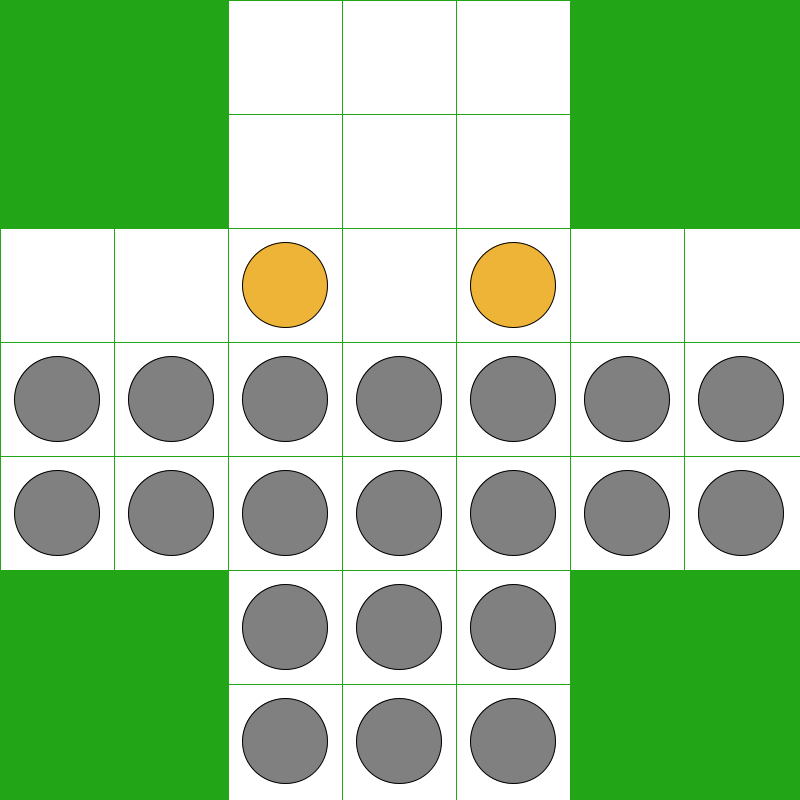
Frame 1 (no input)
Frame 60 (the mouse pressed at the canvas centre just before this capture): identical to frame 1, image omitted
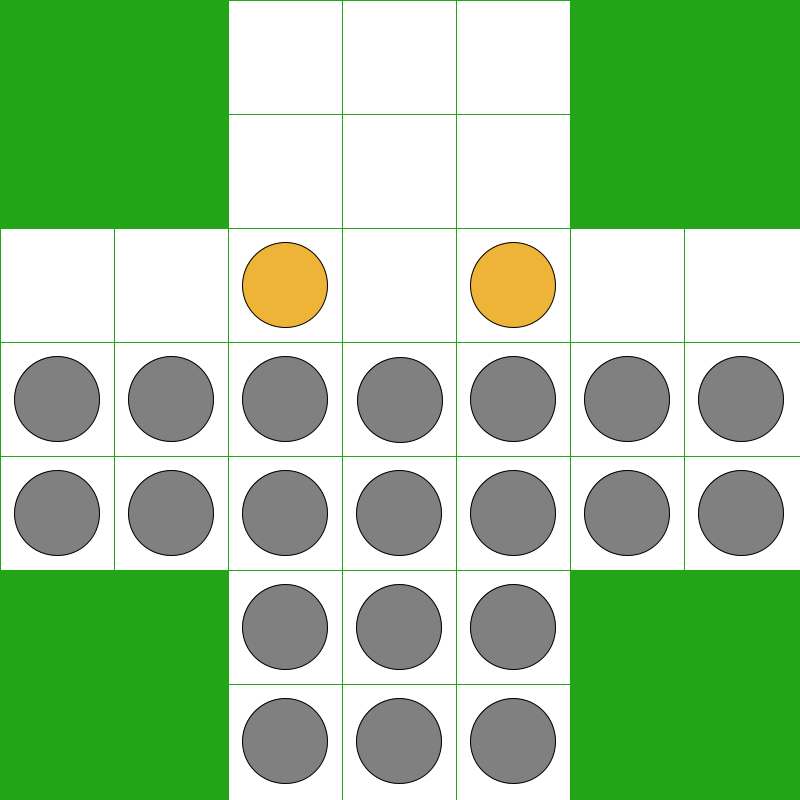
Frame 120 (the mouse held since frame 60 and released just before this capture)

The Processing sketch that drew these frames (run headless with seeded random() and noise(); from frame 60 on, the mouse is pressed at the canvas centre):

// Processing sketch: foxes_hens_game
// ── foxes_hens_game.pde
String[] b0 = {
  "  ...  ",
  "  ...  ",
  "..*.*..",
  "xxxxxxx",
  "xxxxxxx",
  "  xxx  ",
  "  xxx  "
};

int N = 7;
char[][] b = new char[N][N];

char SPC = ' ';
char EMP = '.';
char FOX = '*';
char HEN = 'x';

// цвета
int cGrass = #22A517;
int cFox = #EDB437;
int cHen = 128;

// размер клетки на доске
float step;

// диаметр фишки
float d;

// какая фишка сейчас выбрана?
// (-1 если никакая)
int xsel = -1;
int ysel = -1;

// позиция первой и второй лисы
int[] xf = new int[2];
int[] yf = new int[2];
int curFox = 0;

// координаты фишки, которую тянут
int xdrag, ydrag;

// возможный ход лисы с прыжками
class FoxJumps {

  // номер лисы
  int n;

  // последовательность прыжков в обратном порядке
  int[] m;

  FoxJumps(int n, int[] m) {
    this.n = n;
    this.m = m;
  }
}

// номер хода лисы который сейчас анимируем
int aninum = -1;

// ход лисы который сейчас анимируем
FoxJumps anijump;

// счетчик задержки анимации
int anidelay = 0;

void setup() {
  size(800, 800);
  step = width/7;
  d = step*0.75;

  // начальное заполнение доски
  for (int x=0; x<N; x++) {
    for (int y=0; y<N; y++) {
      b[x][y] = b0[y].charAt(x);

      // зафиксировать положение лис
      if (b[x][y] == FOX) {
        xf[curFox] = x;
        yf[curFox] = y;
        curFox++;
      }
    }
  }
}

void draw() {
  // Если есть ход, то отрабатываем ход
  if (aninum >= 0) {
    // Если есть задержка, то отрабатываем задержку
    if (anidelay > 0) {
      anidelay--;
      return;
    }
    aniFoxMove();
  }

  for (int x=0; x<N; x++) {
    float xp = x*step;
    for (int y=0; y<N; y++) {
      float yp = y*step;
      char cell = b[x][y];

      // нарисовать квадрат поля
      fill(cell == SPC? cGrass : 255);
      stroke(cGrass);
      rect(xp,yp,xp+step,yp+step);

      // нарисовать лис и кур
      if (cell == FOX || cell == HEN) {
        fill(cell == FOX? cFox : cHen);
        stroke(0);
        if (!(xsel == x && ysel==y)) {
          ellipse(xp+step/2,yp+step/2,d,d);
        }
      }
    }
  }

  // фишка которую тянут
  if (xsel != -1) {
    fill(cHen);
    stroke(0);
    ellipse(xdrag,ydrag,d,d);
  }

  // TODO: прочертить линиями последний ход лисы
}

void mousePressed() {
  // Определим координаты нажатой клетки
  int x = floor(map(mouseX, 0,width,  0,7));
  int y = floor(map(mouseY, 0,height, 0,7));
  if (b[x][y] == HEN) {
    xsel = x;
    ysel = y;
    xdrag = mouseX;
    ydrag = mouseY;
  }
}

void mouseDragged() {
  if (xsel != -1) {
    xdrag = mouseX;
    ydrag = mouseY;
  }
}

void mouseReleased() {
  int x = floor(map(mouseX, 0,width,  0,7));
  int y = floor(map(mouseY, 0,height, 0,7));
  //println("--- " + x + "," + y + " : " + b[x][y]);
  if (b[x][y] == EMP && possibleHenMove(x,y,xsel,ysel)) {
    b[x][y] = HEN;
    b[xsel][ysel] = EMP;
    foxMove();
  }
  xsel = -1;
}

boolean possibleHenMove(int x1, int y1, int x2, int y2) {
  if (x1 == x2 && y2 == y1 + 1) {
    return true;
  }
  if (y1 == y2 && (x1 == x2 + 1 || x1 == x2 - 1)) {
    return true;
  }
  return false;
}

/* Совершить следующий ход одной из лис */
void foxMove() {
  /* Собрать полный набор максимально длинных прыжков */
  int maxlen = 1;
  ArrayList<FoxJumps> mm = new ArrayList<FoxJumps>();
  for (int i=0; i<2; i++) {
    IntList stack = new IntList();
    ArrayList<int[]> jj = new ArrayList<int[]>();
    collectFoxJumps(xf[i],yf[i],stack,jj);

    for (int[] ii: jj) {
      // найти самый длинный ход
      if (ii.length > maxlen) {
        maxlen = ii.length;
        mm = new ArrayList<FoxJumps>();
        mm.add(new FoxJumps(i,ii));
      } else
      if (ii.length == maxlen) {
        mm.add(new FoxJumps(i,ii));
      }
    }
  }

  /* Выбрать случайную цепочку из максимально длинных прыжков */
  if (mm.size() > 0) {
    int k = int(random(mm.size()));

    // вызвать анимацию для цепочки прыжков
    anijump = mm.get(k);
    aninum = anijump.m.length - 1;
    aniFoxMove();

  } else {
    // случайным образом выбрать один из оставшихся
    // ходов для одной из лис
    int[] m0 = findFoxMoves(xf[0],yf[0]).array();
    int[] m1 = findFoxMoves(xf[1],yf[1]).array();
    if (m0.length == 0 && m1.length == 0) {
      stopGame("HENS WIN!");
    } else {
      int k = int(random(m0.length + m1.length));
      if (k < m0.length) {
        makeFoxMove(0, m0[k]);
      } else {
        makeFoxMove(1, m1[k - m0.length]);
      }
    }
  }
}

void aniFoxMove() {
  int nf = anijump.n;
  int dir = anijump.m[aninum];
  int x1 = xf[nf];
  int y1 = yf[nf];
  int x2 = x1 + dx[dir];
  int y2 = y1 + dy[dir];
  int x3 = x2 + dx[dir];
  int y3 = y2 + dy[dir];
  b[x1][y1] = EMP;
  b[x2][y2] = EMP;
  b[x3][y3] = FOX;
  xf[nf] = x3;
  yf[nf] = y3;

  aninum--;
  anidelay = 20;

  // TODO: лисы выигрывают, если им удается съесть 12 кур.
  // Куры выигрывают, если им удается занять верхний
  // квадрат игры.
}

void makeFoxMove(int nf, int dir) {
  int x1 = xf[nf];
  int y1 = yf[nf];
  int x2 = x1 + dx[dir];
  int y2 = y1 + dy[dir];
  b[x2][y2] = FOX;
  b[x1][y1] = EMP;
  xf[nf] = x2;
  yf[nf] = y2;
}

void stopGame(String msg) {
  // TODO: остановить игру
  println(msg);
}

// направления
int[] dx = {-1,0,1, 0};
int[] dy = { 0,1,0,-1};

// позиция в допустимом диапазоне?
boolean onBoard(int x, int y) {
  return x>=0 && x<N && y>=0 && y<N;
}

IntList findFoxMoves(int fx, int fy) {
  IntList result = new IntList();
  for (int i=0; i<4; i++) {
    int x1 = fx + dx[i];
    int y1 = fy + dy[i];
    if (onBoard(x1,y1) && b[x1][y1] == EMP) {
      result.append(i);
    }
  }
  return result;
}

/* От заданной точки `(fx,fy)` продолжить
   стек прыжков `stack`, содержащий направления.
   Если больше прыжков сделать из заданной точки
   невозможно, добавить стек в список результатов.
 */
void collectFoxJumps(int fx, int fy,
                     IntList stack,
                     ArrayList<int[]> result) {
  for (int i=0; i<4; i++) {
    int x1 = fx + dx[i];
    int y1 = fy + dy[i];
    if (onBoard(x1,y1) && b[x1][y1] == HEN) {
      int x2 = x1 + dx[i];
      int y2 = y1 + dy[i];
      if (onBoard(x2,y2) && b[x2][y2] == EMP) {
        // push state
        b[fx][fy] = EMP;
        b[x1][y1] = EMP;
        b[x2][y2] = FOX;
        stack.append(i);

        collectFoxJumps(x2,y2,stack,result);

        // pop state
        stack.remove(stack.size()-1);
        b[fx][fy] = FOX;
        b[x1][y1] = HEN;
        b[x2][y2] = EMP;
      }
    }
  }
  stack.reverse();
  result.add(stack.array());
}
